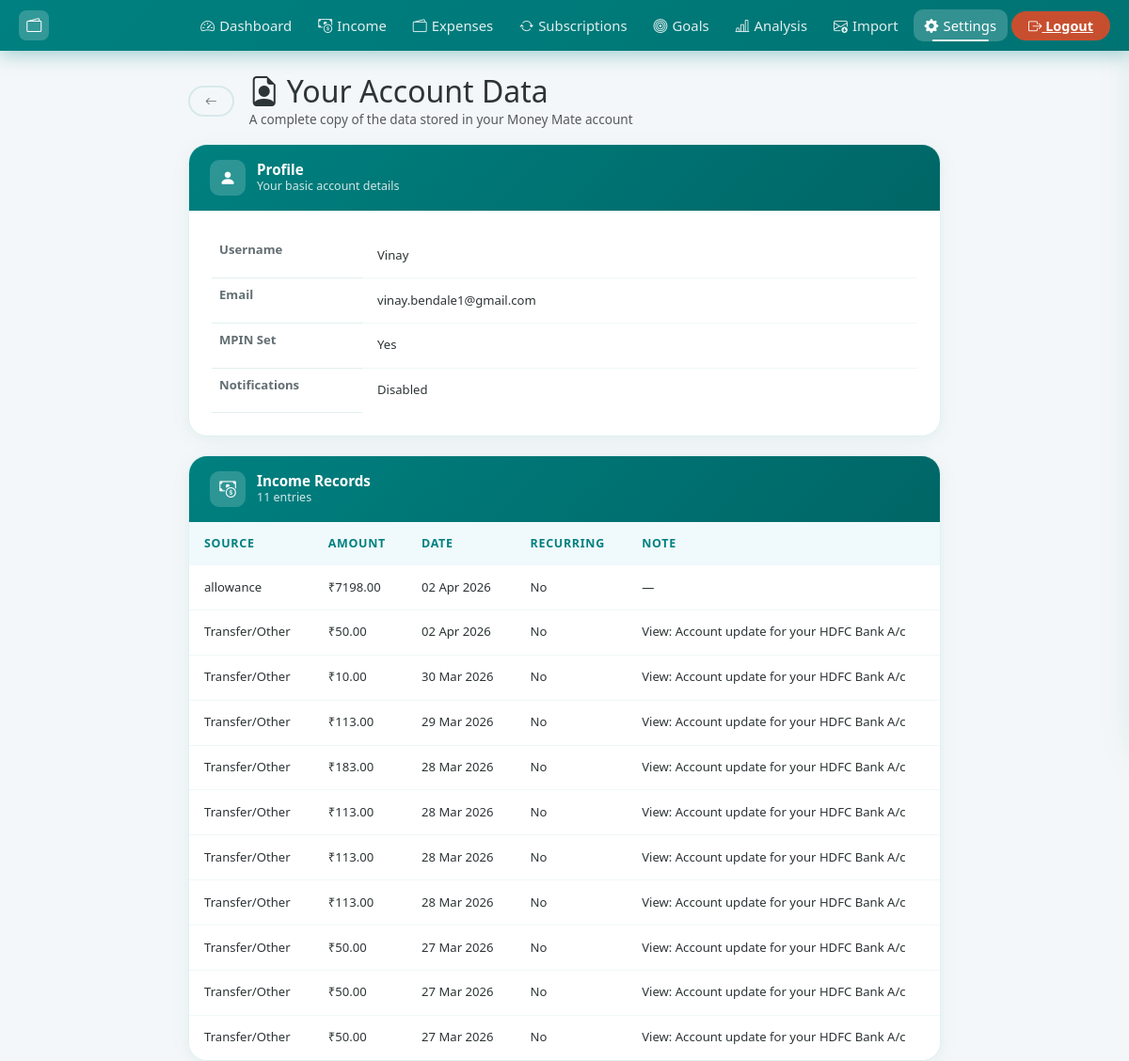
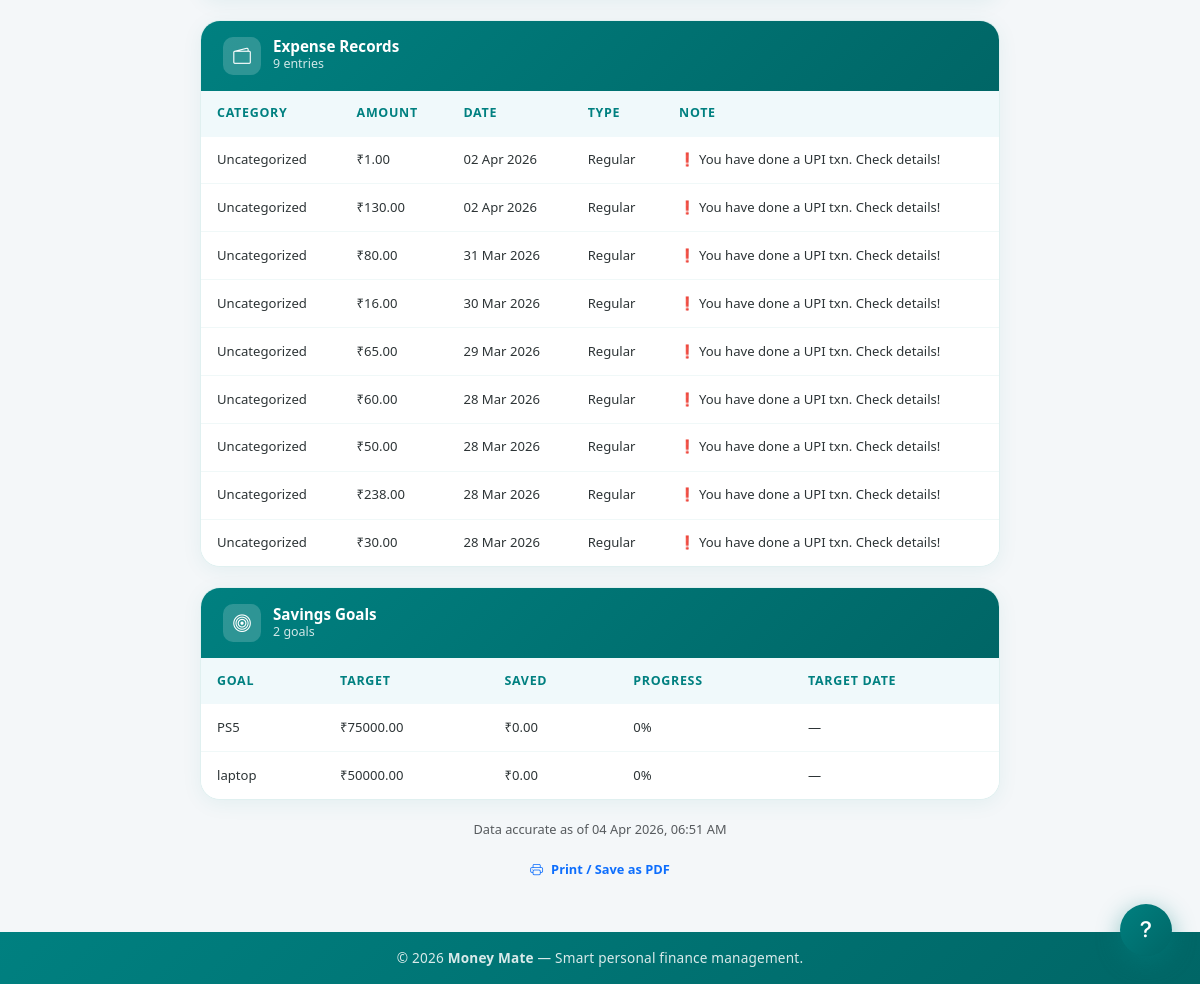
The page /request-account-info (signed in) on the database its author committed (2 pictures, top to bottom).
### models.py (models this page shows, shortened)
class User(UserMixin, db.Model):
    id = db.Column(db.Integer, primary_key=True)
    username = db.Column(db.String(80), unique=True, nullable=False)
    email = db.Column(db.String(120), unique=True, nullable=False)
    password = db.Column(db.String(200), nullable=False)
    mpin = db.Column(db.String(6), nullable=True)
    has_seen_tutorial = db.Column(db.Boolean, default=False, nullable=False)
    last_monthly_reset = db.Column(db.DateTime, nullable=True)
    notifications_enabled = db.Column(db.Boolean, default=True, nullable=False)
    savings_balance = db.Column(db.Float, default=0.0, nullable=False)
    goals_wants_pct = db.Column(db.Float, default=30.0, nullable=False)
    incomes = db.relationship('Income', backref='user', lazy=True)
    expenses = db.relationship('Expense', backref='user', lazy=True)
    goals = db.relationship('Goal', backref='user', lazy=True)

class Income(db.Model):
    id = db.Column(db.Integer, primary_key=True)
    user_id = db.Column(db.Integer, db.ForeignKey('user.id'), nullable=False)
    source = db.Column(db.String(100), nullable=False)
    amount = db.Column(db.Float, nullable=False)
    date_received = db.Column(db.DateTime, default=_now)
    created_at = db.Column(db.DateTime, default=_now)
    description = db.Column(db.String(200))
    is_recurring = db.Column(db.Boolean, default=False)

class Expense(db.Model):
    id = db.Column(db.Integer, primary_key=True)
    user_id = db.Column(db.Integer, db.ForeignKey('user.id'), nullable=False)
    category = db.Column(db.String(100), nullable=False)
    amount = db.Column(db.Float, nullable=False)
    date = db.Column(db.DateTime, default=_now)
    created_at = db.Column(db.DateTime, default=_now)
    description = db.Column(db.String(200))
    is_essential = db.Column(db.Boolean, default=False)
    is_subscription = db.Column(db.Boolean, default=False)
    sub_start_date = db.Column(db.DateTime, nullable=True)
    sub_end_date = db.Column(db.DateTime, nullable=True)
    sub_expired_notified = db.Column(db.Boolean, default=False)

class Goal(db.Model):
    id = db.Column(db.Integer, primary_key=True)
    user_id = db.Column(db.Integer, db.ForeignKey('user.id'), nullable=False)
    name = db.Column(db.String(200), nullable=False)
    target_amount = db.Column(db.Float, nullable=False)
    saved_amount = db.Column(db.Float, default=0.0)
    monthly_savings = db.Column(db.Float, default=0.0)
    target_date = db.Column(db.DateTime, nullable=True)
    priority = db.Column(db.String(10), default='medium', nullable=False)
    created_at = db.Column(db.DateTime, default=_now)
    @property
    def progress_percentage(self):
        if self.target_amount == 0:
            return 0
        return min(100, (self.saved_amount / self.target_amount) * 100)

### app.py (the view)
@app.route("/request-account-info")
@login_required
def request_account_info():
    incomes = Income.query.filter_by(user_id=current_user.id).order_by(Income.date_received.desc()).all()
    expenses = Expense.query.filter_by(user_id=current_user.id).order_by(Expense.date.desc()).all()
    goals = Goal.query.filter_by(user_id=current_user.id).all()
    return render_template(
        "account_info.html",
        incomes=incomes,
        expenses=expenses,
        goals=goals,
        now=datetime.now(timezone.utc).replace(tzinfo=None),
    )

### app.py (called while the page is built)
@login_manager.user_loader
def load_user(user_id):
    return db.session.get(User, int(user_id))

### templates/account_info.html (shortened to what this page needs)
{% extends "base.html" %}
{% block content %}
<div class="info-wrap">
  <div class="page-header mb-3 d-flex align-items-center gap-3">
    <a href="{{ url_for('settings') }}" class="btn btn-outline-secondary btn-sm rounded-pill px-3">
      <i class="bi bi-arrow-left"></i>
    </a>
    <div>
      <h2 class="page-title mb-0"><i class="bi bi-file-earmark-person me-2"></i>Your Account Data</h2>
      <p class="text-muted mb-0" style="font-size:0.85rem;">A complete copy of the data stored in your Money Mate account</p>
    </div>
  </div>
  <div class="info-section-card">
    <div class="info-section-header">
      <div class="card-icon"><i class="bi bi-person-fill"></i></div>
      <div><h5>Profile</h5><p>Your basic account details</p></div>
    </div>
    <div class="p-4">
      <table class="table info-table mb-0">
        <tr><th style="width:160px;">Username</th><td>{{ current_user.username }}</td></tr>
        <tr><th>Email</th><td>{{ current_user.email }}</td></tr>
        <tr><th>MPIN Set</th><td>{{ 'Yes' if current_user.mpin else 'No' }}</td></tr>
        <tr><th>Notifications</th><td>{{ 'Enabled' if current_user.notifications_enabled else 'Disabled' }}</td></tr>
      </table>
    </div>
  </div>
  <div class="info-section-card">
    <div class="info-section-header">
      <div class="card-icon"><i class="bi bi-cash-coin"></i></div>
      <div><h5>Income Records</h5><p>{{ incomes|length }} entries</p></div>
    </div>
    {% if incomes %}
    <div class="table-responsive">
      <table class="table info-table mb-0">
        <thead><tr><th>Source</th><th>Amount</th><th>Date</th><th>Recurring</th><th>Note</th></tr></thead>
        <tbody>
        {% for i in incomes %}
        <tr>
          <td>{{ i.source }}</td>
          <td>₹{{ "%.2f"|format(i.amount) }}</td>
          <td>{{ i.date_received.strftime('%d %b %Y') }}</td>
          <td>{{ 'Yes' if i.is_recurring else 'No' }}</td>
          <td>{{ i.description or '—' }}</td>
        </tr>
        {% endfor %}
        </tbody>
      </table>
    </div>
    {% else %}
    <p class="empty-info">No income records found.</p>
    {% endif %}
  </div>
  <div class="info-section-card">
    <div class="info-section-header">
      <div class="card-icon"><i class="bi bi-wallet2"></i></div>
      <div><h5>Expense Records</h5><p>{{ expenses|length }} entries</p></div>
    </div>
    {% if expenses %}
    <div class="table-responsive">
      <table class="table info-table mb-0">
        <thead><tr><th>Category</th><th>Amount</th><th>Date</th><th>Type</th><th>Note</th></tr></thead>
        <tbody>
        {% for e in expenses %}
        <tr>
          <td>{{ e.category }}</td>
          <td>₹{{ "%.2f"|format(e.amount) }}</td>
          <td>{{ e.date.strftime('%d %b %Y') }}</td>
          <td>
            {% if e.is_subscription %}Subscription
            {% elif e.is_essential %}Essential
            {% else %}Regular{% endif %}
          </td>
          <td>{{ e.description or '—' }}</td>
        </tr>
        {% endfor %}
        </tbody>
      </table>
    </div>
    {% else %}
    <p class="empty-info">No expense records found.</p>
    {% endif %}
  </div>
  <div class="info-section-card">
    <div class="info-section-header">
      <div class="card-icon"><i class="bi bi-bullseye"></i></div>
      <div><h5>Savings Goals</h5><p>{{ goals|length }} goals</p></div>
    </div>
    {% if goals %}
    <div class="table-responsive">
      <table class="table info-table mb-0">
        <thead><tr><th>Goal</th><th>Target</th><th>Saved</th><th>Progress</th><th>Target Date</th></tr></thead>
        <tbody>
        {% for g in goals %}
        <tr>
          <td>{{ g.name }}</td>
          <td>₹{{ "%.2f"|format(g.target_amount) }}</td>
          <td>₹{{ "%.2f"|format(g.saved_amount) }}</td>
          <td>{{ "%.0f"|format(g.progress_percentage) }}%</td>
          <td>{{ g.target_date.strftime('%d %b %Y') if g.target_date else '—' }}</td>
        </tr>
        {% endfor %}
        </tbody>
      </table>
    </div>
    {% else %}
    <p class="empty-info">No savings goals found.</p>
    {% endif %}
  </div>
  <div class="text-center pb-4">
    <p class="text-muted" style="font-size:0.8rem;">Data accurate as of {{ now.strftime('%d %b %Y, %I:%M %p') if now else 'now' }}</p>
    <button onclick="window.print()" class="btn btn-outline-primary rounded-pill px-4 btn-sm">
      <i class="bi bi-printer me-2"></i>Print / Save as PDF
    </button>
  </div>
</div>
{% endblock %}

### templates/base.html (shortened to what this page needs)
<!doctype html>
<html lang="en">
<head>
<link href="https://cdn.jsdelivr.net/npm/bootstrap@5.3.0/dist/css/bootstrap.min.css" rel="stylesheet">
<link rel="stylesheet" href="https://cdn.jsdelivr.net/npm/bootstrap-icons@1.11.3/font/bootstrap-icons.min.css">
<link rel="stylesheet" href="{{ url_for('static', filename='style.css') }}?v=13">
</head>
<body>
{% set _page_titles = {
  'dashboard': 'Dashboard',
  'add_income': 'Income',
  'edit_income': 'Edit Income',
  'add_expense': 'Expenses',
  'edit_expense': 'Edit Expense',
  'subscriptions': 'Subscriptions',
  'goals': 'Goals',
  'add_goal': 'Add Goal',
  'edit_goal': 'Edit Goal',
  'goal_detail': 'Goal Detail',
  'analysis': 'Analysis',
  'email_import': 'Import',
  'settings': 'Settings',
  'setup_mpin': 'Security',
  'change_mpin': 'Change MPIN',
  'request_account_info': 'Account Info',
  'tutorial': 'Tutorial',
  'login': 'Login',
  'register': 'Register',
} %}
<nav class="creative-navbar">
  <div class="nav-inner">
    <a class="brand-logo" href="{{ url_for('index') }}">
      <span class="brand-icon"><i class="bi bi-wallet2"></i></span>
    </a>
    <ul class="desktop-nav-links">
      {% if current_user.is_authenticated %}
      <li><a class="nav-link {% if request.endpoint == 'dashboard' %}active-nav{% endif %}" href="{{ url_for('dashboard') }}"><i class="bi bi-speedometer2"></i> Dashboard</a></li>
      <li><a class="nav-link {% if request.endpoint in ('add_income','edit_income') %}active-nav{% endif %}" href="{{ url_for('add_income') }}"><i class="bi bi-cash-coin"></i> Income</a></li>
      <li><a class="nav-link {% if request.endpoint in ('add_expense','edit_expense') %}active-nav{% endif %}" href="{{ url_for('add_expense') }}"><i class="bi bi-wallet2"></i> Expenses</a></li>
      <li><a class="nav-link {% if request.endpoint == 'subscriptions' %}active-nav{% endif %}" href="{{ url_for('subscriptions') }}"><i class="bi bi-arrow-repeat"></i> Subscriptions</a></li>
      <li><a class="nav-link {% if request.endpoint in ('goals','add_goal','edit_goal','goal_detail') %}active-nav{% endif %}" href="{{ url_for('goals') }}"><i class="bi bi-bullseye"></i> Goals</a></li>
      <li><a class="nav-link {% if request.endpoint == 'analysis' %}active-nav{% endif %}" href="{{ url_for('analysis') }}"><i class="bi bi-bar-chart-line"></i> Analysis</a></li>
      <li><a class="nav-link {% if request.endpoint == 'email_import' %}active-nav{% endif %}" href="{{ url_for('email_import') }}"><i class="bi bi-envelope-arrow-down"></i> Import</a></li>
      <li>
        <a class="nav-link {% if request.endpoint in ('settings','setup_mpin','change_mpin','change_password','change_email','request_account_info') %}active-nav{% endif %}" href="{{ url_for('settings') }}" title="Settings">
          <i class="bi bi-gear-fill"></i> Settings
        </a>
      </li>
      <li>
        <a class="btn-logout" href="{{ url_for('logout') }}">
          <i class="bi bi-box-arrow-right"></i> Logout
        </a>
      </li>
      {% endif %}
    </ul>
  </div>
</nav>
<main class="container-xxl my-4 px-4">
  {% block content %}{% endblock %}
</main>
<footer class="text-center py-3">
  <p>© 2026 <strong>Money Mate</strong> &mdash; Smart personal finance management.</p>
</footer>
<button class="help-fab" id="helpFab" onclick="toggleHelp()" title="Help">
  <i class="bi bi-question-lg"></i>
</button>
</body>
</html>

### templates/account_info.html (style rules this page uses)
.info-wrap { max-width: 800px; margin: 0 auto; }
.info-section-card { border-radius: 20px; border: 1.5px solid var(--border-color); background: var(--bg-card); overflow: hidden; margin-bottom: 20px; box-shadow: 0 4px 20px rgba(0, 128, 128,0.07); }
.info-section-header { background: var(--gradient-brand); color: white; padding: 16px 22px; display: flex; align-items: center; gap: 12px; }
.info-section-header .card-icon { width: 38px; height: 38px; background: rgba(255,255,255,0.18); border-radius: 10px; display: flex; align-items: center; justify-content: center; font-size: 1.1rem; flex-shrink: 0; }
.info-section-header h5 { font-weight: 700; margin: 0; font-size: 0.95rem; }
.info-section-header p { margin: 0; opacity: 0.82; font-size: 0.78rem; }
.info-table { font-size: 0.82rem; }
.info-table th { font-weight: 600; color: var(--text-secondary); border-color: var(--border-color); }
.info-table td { color: var(--text-primary); border-color: var(--border-color); }

### rows shown on the page
User: username "Vinay", email "vinay.bendale1@gmail.com", mpin "Yes", notifications_enabled "Disabled"
Income: source "allowance", amount "7198.00", date_received "02 Apr 2026", is_recurring "No", description "—"
Income: source "Transfer/Other", amount "50.00", date_received "02 Apr 2026", is_recurring "No", description "View: Account update for your HDFC Bank A/c"
Income: source "Transfer/Other", amount "10.00", date_received "30 Mar 2026", is_recurring "No", description "View: Account update for your HDFC Bank A/c"
Income: source "Transfer/Other", amount "113.00", date_received "29 Mar 2026", is_recurring "No", description "View: Account update for your HDFC Bank A/c"
Income: source "Transfer/Other", amount "183.00", date_received "28 Mar 2026", is_recurring "No", description "View: Account update for your HDFC Bank A/c"
Income: source "Transfer/Other", amount "113.00", date_received "28 Mar 2026", is_recurring "No", description "View: Account update for your HDFC Bank A/c"
Income: source "Transfer/Other", amount "113.00", date_received "28 Mar 2026", is_recurring "No", description "View: Account update for your HDFC Bank A/c"
Income: source "Transfer/Other", amount "113.00", date_received "28 Mar 2026", is_recurring "No", description "View: Account update for your HDFC Bank A/c"
Income: source "Transfer/Other", amount "50.00", date_received "27 Mar 2026", is_recurring "No", description "View: Account update for your HDFC Bank A/c"
Income: source "Transfer/Other", amount "50.00", date_received "27 Mar 2026", is_recurring "No", description "View: Account update for your HDFC Bank A/c"
Income: source "Transfer/Other", amount "50.00", date_received "27 Mar 2026", is_recurring "No", description "View: Account update for your HDFC Bank A/c"
Expense: category "Uncategorized", amount "1.00", date "02 Apr 2026", is_subscription "Regular", description "❗ You have done a UPI txn. Check details!"
Expense: category "Uncategorized", amount "130.00", date "02 Apr 2026", is_subscription "Regular", description "❗ You have done a UPI txn. Check details!"
Expense: category "Uncategorized", amount "80.00", date "31 Mar 2026", is_subscription "Regular", description "❗ You have done a UPI txn. Check details!"
Expense: category "Uncategorized", amount "16.00", date "30 Mar 2026", is_subscription "Regular", description "❗ You have done a UPI txn. Check details!"
Expense: category "Uncategorized", amount "65.00", date "29 Mar 2026", is_subscription "Regular", description "❗ You have done a UPI txn. Check details!"
Expense: category "Uncategorized", amount "60.00", date "28 Mar 2026", is_subscription "Regular", description "❗ You have done a UPI txn. Check details!"
Expense: category "Uncategorized", amount "50.00", date "28 Mar 2026", is_subscription "Regular", description "❗ You have done a UPI txn. Check details!"
Expense: category "Uncategorized", amount "238.00", date "28 Mar 2026", is_subscription "Regular", description "❗ You have done a UPI txn. Check details!"
Expense: category "Uncategorized", amount "30.00", date "28 Mar 2026", is_subscription "Regular", description "❗ You have done a UPI txn. Check details!"
Goal: name "PS5", target_amount "75000.00", saved_amount "0.00", progress_percentage "0", target_date "—"
Goal: name "laptop", target_amount "50000.00", saved_amount "0.00", progress_percentage "0", target_date "—"

### other values the page prints
{{ incomes|length }} "11"
{{ expenses|length }} "9"
{{ goals|length }} "2"
{{ now.strftime('%d %b %Y, %I:%M %p') if now else 'now' }} "04 Apr 2026, 06:51 AM"
